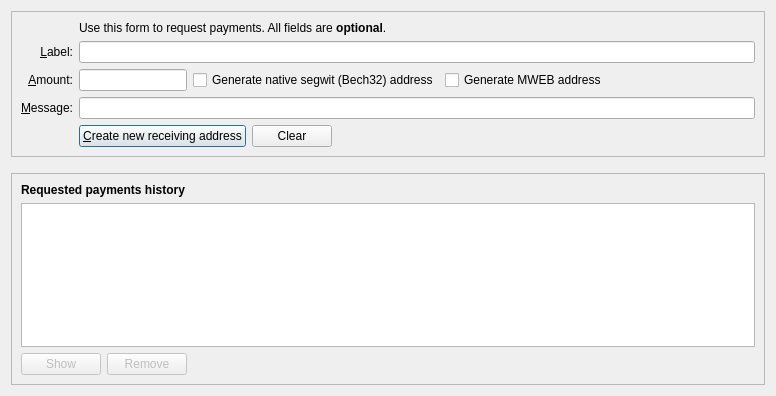
<?xml version="1.0" encoding="UTF-8"?>
<ui version="4.0">
 <class>ReceiveCoinsDialog</class>
 <widget class="QDialog" name="ReceiveCoinsDialog">
  <property name="geometry">
   <rect>
    <x>0</x>
    <y>0</y>
    <width>776</width>
    <height>396</height>
   </rect>
  </property>
  <layout class="QVBoxLayout" name="verticalLayout" stretch="0,0,1">
   <item>
    <widget class="QFrame" name="frame2">
     <property name="sizePolicy">
      <sizepolicy hsizetype="Preferred" vsizetype="Expanding">
       <horstretch>0</horstretch>
       <verstretch>0</verstretch>
      </sizepolicy>
     </property>
     <property name="frameShape">
      <enum>QFrame::StyledPanel</enum>
     </property>
     <property name="frameShadow">
      <enum>QFrame::Sunken</enum>
     </property>
     <layout class="QVBoxLayout" name="verticalLayout_3">
      <item>
       <layout class="QGridLayout" name="gridLayout">
        <item row="5" column="0">
         <widget class="QLabel" name="label">
          <property name="toolTip">
           <string>An optional amount to request. Leave this empty or zero to not request a specific amount.</string>
          </property>
          <property name="text">
           <string>&amp;Amount:</string>
          </property>
          <property name="alignment">
           <set>Qt::AlignRight|Qt::AlignTrailing|Qt::AlignVCenter</set>
          </property>
          <property name="buddy">
           <cstring>reqAmount</cstring>
          </property>
         </widget>
        </item>
        <item row="6" column="0">
         <widget class="QLabel" name="label_3">
          <property name="toolTip">
           <string>An optional message to attach to the payment request, which will be displayed when the request is opened. Note: The message will not be sent with the payment over the nickoin network.</string>
          </property>
          <property name="text">
           <string>&amp;Message:</string>
          </property>
          <property name="alignment">
           <set>Qt::AlignRight|Qt::AlignTrailing|Qt::AlignVCenter</set>
          </property>
          <property name="buddy">
           <cstring>reqMessage</cstring>
          </property>
         </widget>
        </item>
        <item row="4" column="2">
         <widget class="QLineEdit" name="reqLabel">
          <property name="toolTip">
           <string>An optional label to associate with the new receiving address (used by you to identify an invoice).  It is also attached to the payment request.</string>
          </property>
         </widget>
        </item>
        <item row="2" column="2">
         <widget class="QLabel" name="label_5">
          <property name="text">
           <string>Use this form to request payments. All fields are &lt;b&gt;optional&lt;/b&gt;.</string>
          </property>
         </widget>
        </item>
        <item row="4" column="0">
         <widget class="QLabel" name="label_2">
          <property name="toolTip">
           <string>An optional label to associate with the new receiving address.</string>
          </property>
          <property name="text">
           <string>&amp;Label:</string>
          </property>
          <property name="alignment">
           <set>Qt::AlignRight|Qt::AlignTrailing|Qt::AlignVCenter</set>
          </property>
          <property name="buddy">
           <cstring>reqLabel</cstring>
          </property>
         </widget>
        </item>
        <item row="6" column="2">
         <widget class="QLineEdit" name="reqMessage">
          <property name="toolTip">
           <string>An optional message that is attached to the payment request and may be displayed to the sender.</string>
          </property>
         </widget>
        </item>
        <item row="7" column="2">
         <layout class="QHBoxLayout" name="horizontalLayout">
          <item>
           <widget class="QPushButton" name="receiveButton">
            <property name="minimumSize">
             <size>
              <width>150</width>
              <height>0</height>
             </size>
            </property>
            <property name="text">
             <string>&amp;Create new receiving address</string>
            </property>
            <property name="icon">
             <iconset resource="../bitcoin.qrc">
              <normaloff>:/icons/receiving_addresses</normaloff>:/icons/receiving_addresses</iconset>
            </property>
            <property name="autoDefault">
             <bool>false</bool>
            </property>
            <property name="default">
             <bool>true</bool>
            </property>
           </widget>
          </item>
          <item>
           <widget class="QPushButton" name="clearButton">
            <property name="sizePolicy">
             <sizepolicy hsizetype="Minimum" vsizetype="Fixed">
              <horstretch>0</horstretch>
              <verstretch>0</verstretch>
             </sizepolicy>
            </property>
            <property name="toolTip">
             <string>Clear all fields of the form.</string>
            </property>
            <property name="text">
             <string>Clear</string>
            </property>
            <property name="icon">
             <iconset resource="../bitcoin.qrc">
              <normaloff>:/icons/remove</normaloff>:/icons/remove</iconset>
            </property>
            <property name="autoDefault">
             <bool>false</bool>
            </property>
           </widget>
          </item>
          <item>
           <spacer name="horizontalSpacer">
            <property name="orientation">
             <enum>Qt::Horizontal</enum>
            </property>
            <property name="sizeHint" stdset="0">
             <size>
              <width>40</width>
              <height>20</height>
             </size>
            </property>
           </spacer>
          </item>
         </layout>
        </item>
        <item row="7" column="0">
         <widget class="QLabel" name="label_7">
          <property name="text">
           <string/>
          </property>
         </widget>
        </item>
        <item row="5" column="2">
         <layout class="QHBoxLayout" name="horizontalLayout_6">
          <item>
           <widget class="BitcoinAmountField" name="reqAmount">
            <property name="sizePolicy">
             <sizepolicy hsizetype="Fixed" vsizetype="Fixed">
              <horstretch>0</horstretch>
              <verstretch>0</verstretch>
             </sizepolicy>
            </property>
            <property name="minimumSize">
             <size>
              <width>80</width>
              <height>0</height>
             </size>
            </property>
            <property name="maximumSize">
             <size>
              <width>1000</width>
              <height>100</height>
             </size>
            </property>
            <property name="toolTip">
             <string>An optional amount to request. Leave this empty or zero to not request a specific amount.</string>
            </property>
           </widget>
          </item>
          <item>
           <widget class="QCheckBox" name="useBech32">
            <property name="sizePolicy">
             <sizepolicy hsizetype="Fixed" vsizetype="Fixed">
              <horstretch>0</horstretch>
              <verstretch>0</verstretch>
             </sizepolicy>
            </property>
            <property name="maximumSize">
             <size>
              <width>1000</width>
              <height>16777215</height>
             </size>
            </property>
            <property name="focusPolicy">
             <enum>Qt::StrongFocus</enum>
            </property>
            <property name="toolTip">
             <string>Native segwit addresses (aka Bech32 or BIP-173) reduce your transaction fees later on and offer better protection against typos, but old wallets don't support them. When unchecked, an address compatible with older wallets will be created instead.</string>
            </property>
            <property name="text">
             <string>Generate native segwit (Bech32) address</string>
            </property>
           </widget>
          </item>
          <item>
           <widget class="QCheckBox" name="useMWEB">
            <property name="text">
             <string>Generate MWEB address</string>
            </property>
           </widget>
          </item>
          <item>
           <spacer name="horizontalSpacer_3">
            <property name="orientation">
             <enum>Qt::Horizontal</enum>
            </property>
            <property name="sizeHint" stdset="0">
             <size>
              <width>0</width>
              <height>0</height>
             </size>
            </property>
           </spacer>
          </item>
         </layout>
        </item>
       </layout>
      </item>
     </layout>
    </widget>
   </item>
   <item>
    <spacer name="verticalSpacer_2">
     <property name="orientation">
      <enum>Qt::Vertical</enum>
     </property>
     <property name="sizeHint" stdset="0">
      <size>
       <width>20</width>
       <height>10</height>
      </size>
     </property>
    </spacer>
   </item>
   <item>
    <widget class="QFrame" name="frame">
     <property name="sizePolicy">
      <sizepolicy hsizetype="Preferred" vsizetype="Expanding">
       <horstretch>0</horstretch>
       <verstretch>0</verstretch>
      </sizepolicy>
     </property>
     <property name="frameShape">
      <enum>QFrame::StyledPanel</enum>
     </property>
     <property name="frameShadow">
      <enum>QFrame::Raised</enum>
     </property>
     <layout class="QVBoxLayout" name="verticalLayout_2">
      <item>
       <widget class="QLabel" name="label_6">
        <property name="font">
         <font>
          <weight>75</weight>
          <bold>true</bold>
         </font>
        </property>
        <property name="text">
         <string>Requested payments history</string>
        </property>
       </widget>
      </item>
      <item>
       <widget class="QTableView" name="recentRequestsView">
        <property name="contextMenuPolicy">
         <enum>Qt::CustomContextMenu</enum>
        </property>
        <property name="tabKeyNavigation">
         <bool>false</bool>
        </property>
        <property name="sortingEnabled">
         <bool>true</bool>
        </property>
       </widget>
      </item>
      <item>
       <layout class="QHBoxLayout" name="horizontalLayout_2">
        <item>
         <widget class="QPushButton" name="showRequestButton">
          <property name="enabled">
           <bool>false</bool>
          </property>
          <property name="toolTip">
           <string>Show the selected request (does the same as double clicking an entry)</string>
          </property>
          <property name="text">
           <string>Show</string>
          </property>
          <property name="icon">
           <iconset resource="../bitcoin.qrc">
            <normaloff>:/icons/edit</normaloff>:/icons/edit</iconset>
          </property>
          <property name="autoDefault">
           <bool>false</bool>
          </property>
         </widget>
        </item>
        <item>
         <widget class="QPushButton" name="removeRequestButton">
          <property name="enabled">
           <bool>false</bool>
          </property>
          <property name="toolTip">
           <string>Remove the selected entries from the list</string>
          </property>
          <property name="text">
           <string>Remove</string>
          </property>
          <property name="icon">
           <iconset resource="../bitcoin.qrc">
            <normaloff>:/icons/remove</normaloff>:/icons/remove</iconset>
          </property>
          <property name="autoDefault">
           <bool>false</bool>
          </property>
         </widget>
        </item>
        <item>
         <spacer name="horizontalSpacer_2">
          <property name="orientation">
           <enum>Qt::Horizontal</enum>
          </property>
          <property name="sizeHint" stdset="0">
           <size>
            <width>40</width>
            <height>20</height>
           </size>
          </property>
         </spacer>
        </item>
       </layout>
      </item>
     </layout>
    </widget>
   </item>
  </layout>
 </widget>
 <customwidgets>
  <customwidget>
   <class>BitcoinAmountField</class>
   <extends>QLineEdit</extends>
   <header>qt/bitcoinamountfield.h</header>
   <container>1</container>
  </customwidget>
 </customwidgets>
 <tabstops>
  <tabstop>reqLabel</tabstop>
  <tabstop>reqAmount</tabstop>
  <tabstop>useBech32</tabstop>
  <tabstop>reqMessage</tabstop>
  <tabstop>receiveButton</tabstop>
  <tabstop>clearButton</tabstop>
  <tabstop>recentRequestsView</tabstop>
  <tabstop>showRequestButton</tabstop>
  <tabstop>removeRequestButton</tabstop>
 </tabstops>
 <resources>
  <include location="../bitcoin.qrc"/>
 </resources>
 <connections/>
</ui>
